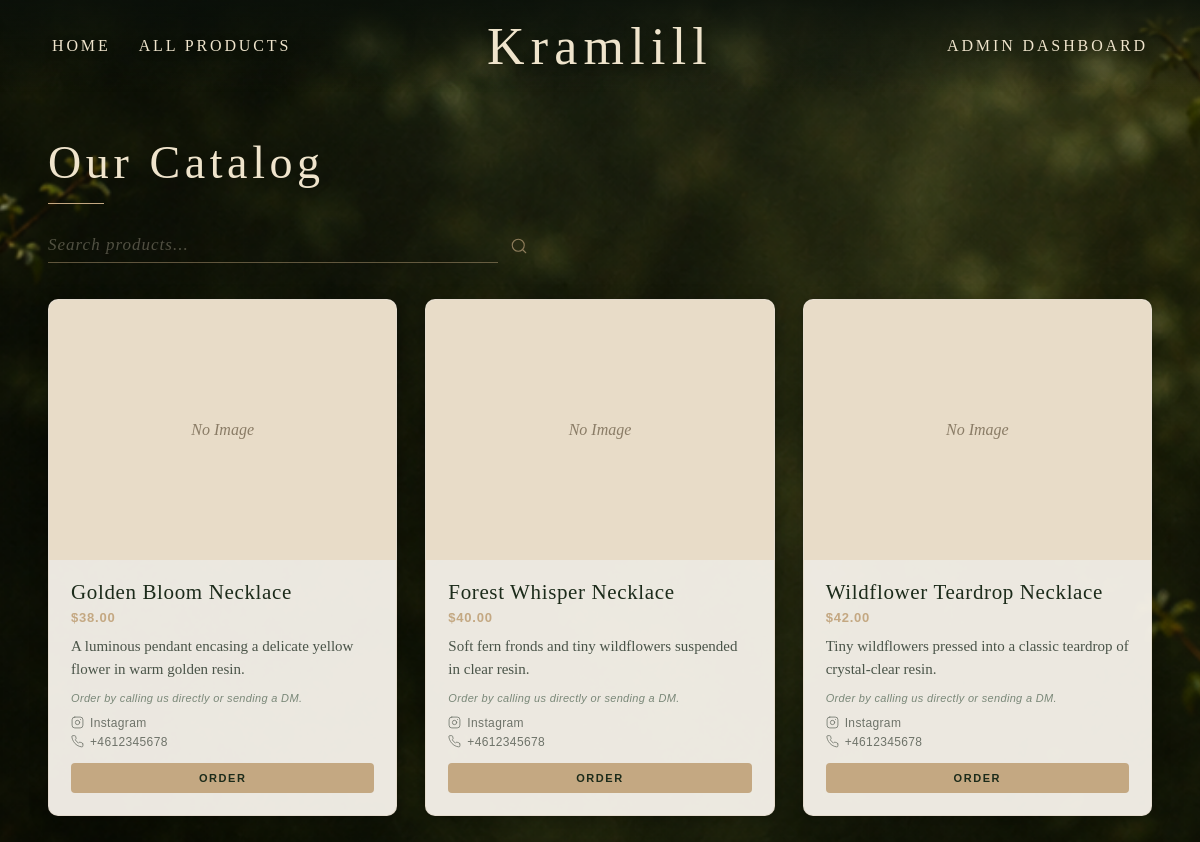
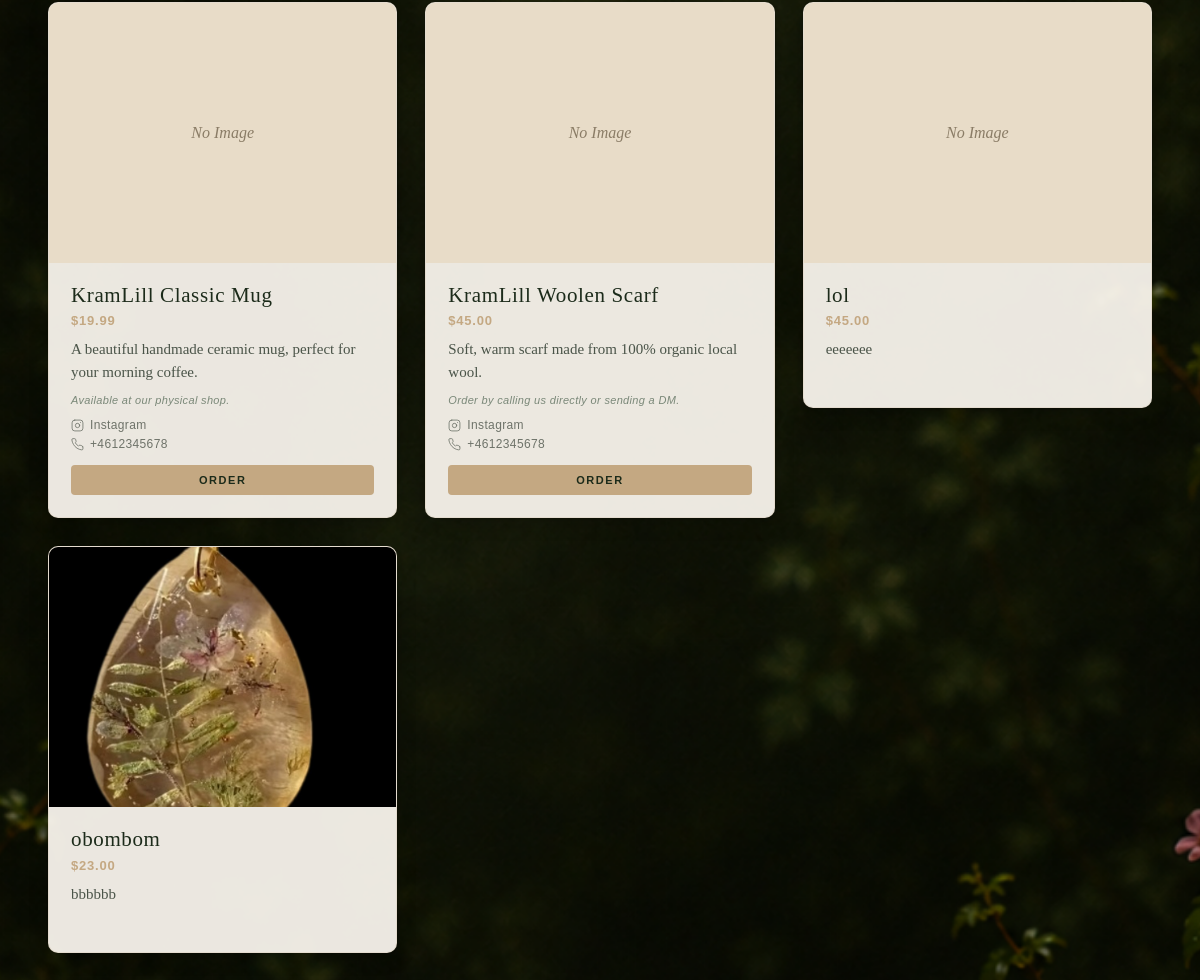
The page /products on the database as committed earlier (2 pictures, top to bottom).
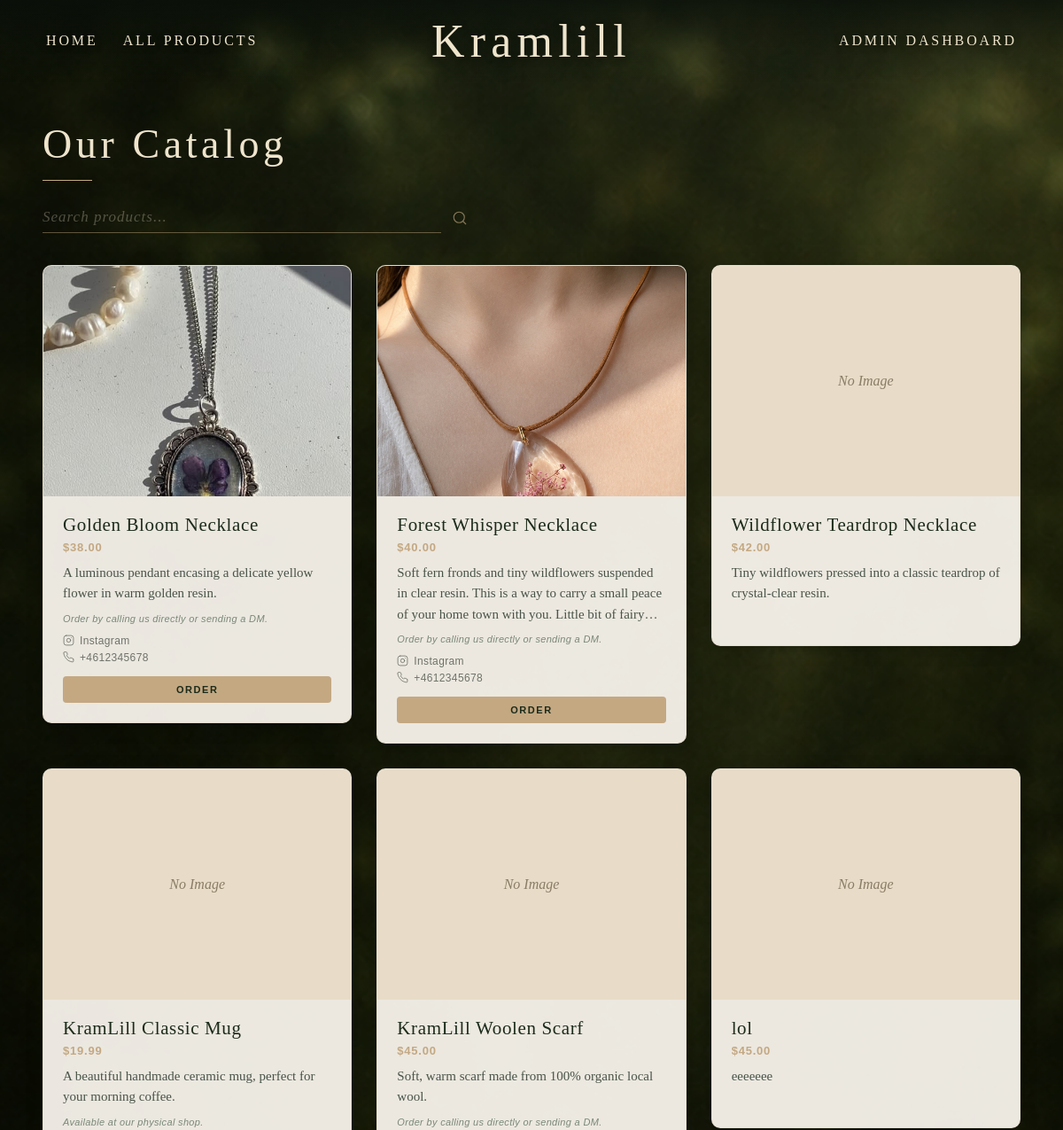
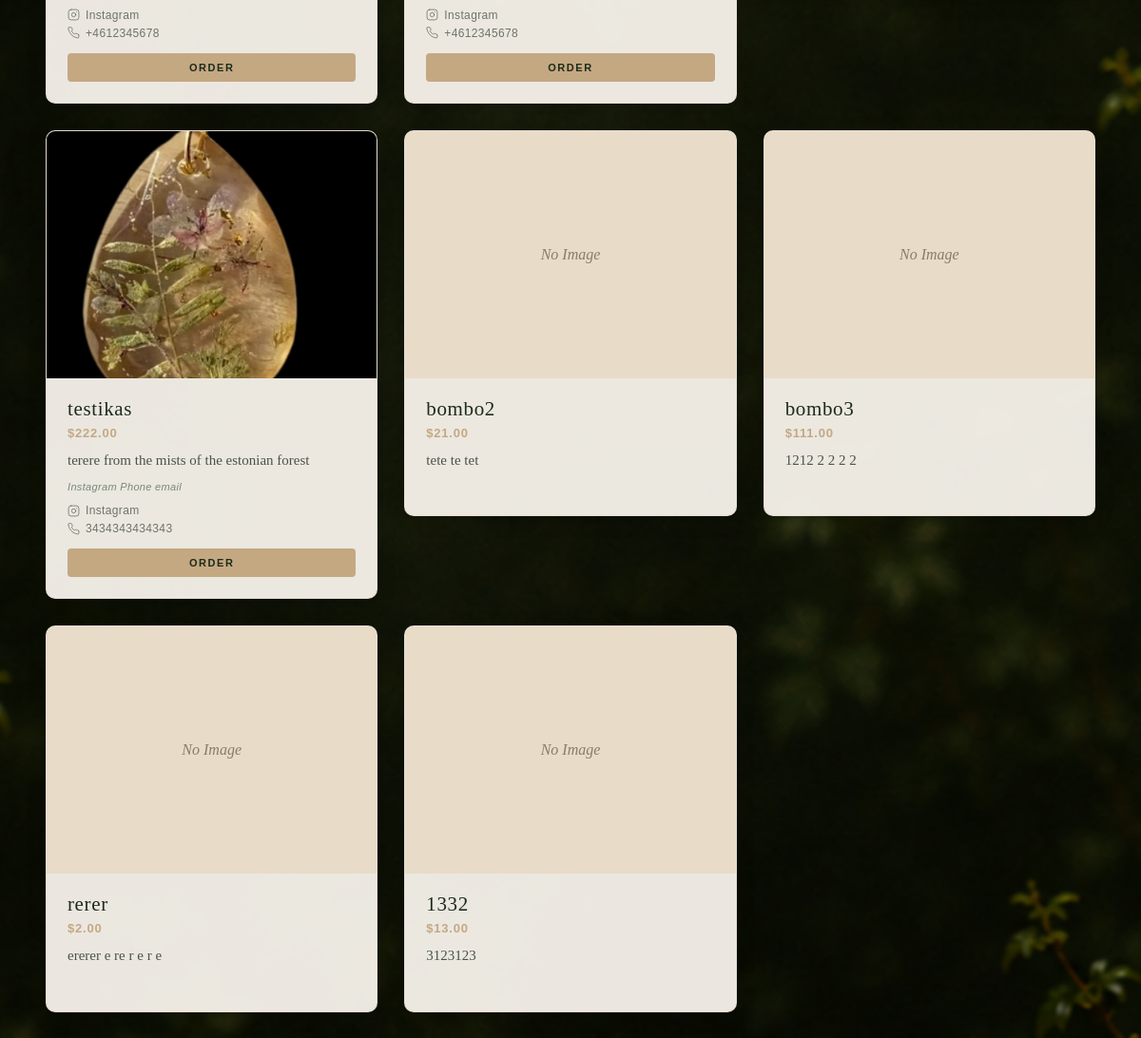
The same page on the database as committed later (2 pictures, top to bottom).
### backend/models.py (models this page shows, shortened)
class Product(db.Model):
    __tablename__ = 'products'
    id = db.Column(db.Integer, primary_key=True)
    name = db.Column(db.String(120), nullable=False)
    description = db.Column(db.Text, nullable=True)
    price = db.Column(db.Float, nullable=False)
    stock = db.Column(db.Integer, nullable=False, default=0)
    image_filename = db.Column(db.String(255), nullable=True)
    where_to_get = db.Column(db.Text, nullable=True)
    instagram_url = db.Column(db.String(255), nullable=True)
    phone = db.Column(db.String(50), nullable=True)
    category = db.Column(db.String(50), nullable=False, default='Normal')

### backend/app.py (the view)
@app.route('/products')
def products():
    search_query = request.args.get('search', '').strip()
    if search_query:
        all_products = Product.query.filter(
            (Product.name.like(f'%{search_query}%')) |
            (Product.description.like(f'%{search_query}%'))
        ).all()
    else:
        all_products = Product.query.all()
    return render_template('products.html', products=all_products, search=search_query)

### backend/app.py (called while the page is built)
@app.before_request
def csrf_protect():
    if 'csrf_token' not in session:
        session['csrf_token'] = secrets.token_hex(32)
    if request.method == 'POST':
        token = request.form.get('csrf_token')
        if not token or token != session.get('csrf_token'):
            abort(400, "CSRF token missing or invalid.")

@app.before_request
def check_ip_block():
    if request.path.startswith('/admin'):
        ip = get_client_ip()
        if BlockedIP.query.filter_by(ip_address=ip).first():
            abort(403, "Access denied: your IP address has been blocked by the administrator.")

@app.context_processor
def inject_csrf_token():
    return dict(csrf_token=session.get('csrf_token'))

### frontend/templates/products.html (shortened to what this page needs)
{% macro gallery_json(product) -%}
{%- set ns = namespace(urls=[]) -%}
{%- if product.image_filename -%}{%- set ns.urls = ns.urls + [url_for('static', filename='uploads/' + product.image_filename)] -%}{%- endif -%}
{%- for gi in product.gallery_images -%}{%- set ns.urls = ns.urls + [url_for('static', filename='uploads/' + gi.filename)] -%}{%- endfor -%}
{{- ns.urls | tojson -}}
{%- endmacro %}
<!DOCTYPE html>
<html lang="en">
<head>
    <link rel="stylesheet" href="{{ url_for('static', filename='css/style.css') }}">
</head>
<body>
    <header class="site-header">
        <nav class="nav-left desktop-nav">
            <a href="/" class="nav-link">Home</a>
            <a href="/products" class="nav-link" style="margin-left: 24px;">All Products</a>
        </nav>
        <a href="/" class="logo">Kramlill</a>
        <nav class="nav-right desktop-nav">
            <a href="/admin/dashboard" class="nav-link">Admin Dashboard</a>
        </nav>
    </header>
    <main class="products-main">
        <div class="products-header">
            <h1>Our Catalog</h1>
            <form method="GET" action="/products" class="search-form">
                <input type="text" name="search" placeholder="Search products..." value="{{ search }}" class="search-input">
                <button type="submit" class="search-btn" aria-label="Search">
                    <svg xmlns="http://www.w3.org/2000/svg" width="18" height="18" viewBox="0 0 24 24" fill="none" stroke="currentColor" stroke-width="1.5" stroke-linecap="round" stroke-linejoin="round"><circle cx="11" cy="11" r="8"/><line x1="21" y1="21" x2="16.65" y2="16.65"/></svg>
                </button>
            </form>
        </div>
        <div class="products-grid">
            {% for product in products %}
                <div class="product-card product-clickable"
                     data-name="{{ product.name }}"
                     data-price="{{ '%.2f'|format(product.price) }}"
                     data-description="{{ product.description or '' }}"
                     data-where="{{ product.where_to_get or '' }}"
                     data-instagram="{{ product.instagram_url or '' }}"
                     data-phone="{{ product.phone or '' }}"
                     data-gallery='{{ gallery_json(product) }}'>
                    <div class="pc-image-wrap">
                        {% if product.image_filename %}
                            <img src="{{ url_for('static', filename='uploads/' + product.image_filename) }}" alt="{{ product.name }}">
                        {% else %}
                            <div class="pc-no-image">No Image</div>
                        {% endif %}
                    </div>
                    <div class="pc-body">
                        <h3 class="pc-name">{{ product.name }}</h3>
                        <p class="pc-price">${{ "%.2f"|format(product.price) }}</p>
                        {% if product.description %}
                            <p class="pc-desc">{{ product.description }}</p>
                        {% endif %}
                        {% if product.where_to_get %}
                            <p class="pc-where">{{ product.where_to_get }}</p>
                        {% endif %}
                        <div class="pc-links">
                            {% if product.instagram_url %}
                                <a href="{{ product.instagram_url }}" target="_blank" class="pc-link-item" onclick="event.stopPropagation()">
                                    <span>Instagram</span>
                                </a>
                            {% endif %}
                            {% if product.phone %}
                                <a href="tel:{{ product.phone }}" class="pc-link-item" onclick="event.stopPropagation()">
                                    <span>{{ product.phone }}</span>
                                </a>
                            {% endif %}
                        </div>
                        {% if product.phone %}
                            <a href="tel:{{ product.phone }}" class="pc-order" onclick="event.stopPropagation()">Order</a>
                        {% endif %}
                    </div>
                </div>
            {% else %}
                <p class="pc-empty">No products available yet.</p>
            {% endfor %}
        </div>
    </main>
</body>
</html>

### frontend/static/css/style.css (style rules this page uses)
body { font-family: 'Cormorant Garamond', Georgia, serif; margin: 0; padding: 0; background-color: var(--forest-green); color: var(--dark-text); }
.site-header { position: absolute; top: 0; left: 0; width: 100%; height: 92px; z-index: 20; display: grid; grid-template-columns: 1fr auto 1fr; align-items: center; padding: 0 52px; box-sizing: border-box; background: linear-gradient(to bottom, rgba(10, 16, 10, 0.82) 0%, rgba(10, 16, 10, 0.0) 100%); }
.logo { grid-column: 2; font-family: 'Cormorant Garamond', Georgia, serif; font-size: 52px; font-weight: 400; color: var(--cream-gold); letter-spacing: 0.12em; text-shadow: 0 2px 10px rgba(0, 0, 0, 0.4); text-decoration: none; transition: color 0.3s ease; }
.nav-left { grid-column: 1; justify-self: start; }
.nav-right { grid-column: 3; justify-self: end; display: flex; gap: 56px; }
.nav-link { font-family: 'Cormorant Garamond', Georgia, serif; color: var(--cream-gold); text-decoration: none; font-size: 16px; font-weight: 500; letter-spacing: 0.18em; text-transform: uppercase; text-shadow: 0 2px 8px rgba(0, 0, 0, 0.45); transition: color 0.3s ease, transform 0.3s ease; }
.product-clickable { cursor: pointer; }

Rows that differ between the two databases and show on the page:
changed Product "Golden Bloom Necklace": image_filename: picture added; no longer shows "No Image"
changed Product "Forest Whisper Necklace": image_filename: picture added; description "Soft fern fronds and tiny wildflowers suspended in clear resin." → "Soft fern fronds and tiny wildflowers suspended in clear resin. This is a way to carry a small peace of your home town with you. Little bit of…"; no longer shows "No Image"
changed Product "Wildflower Teardrop Necklace": where_to_get "Order by calling us directly or sending a DM." → (not shown); phone "+4612345678" → (not shown)
changed Product: name "obombom" → "testikas"; price "23.00" → "222.00"; description "bbbbbb" → "terere from the mists of the estonian forest"; where_to_get (not shown) → "Instagram Phone email"; phone (not shown) → "3434343434343"
added Product: shows "No Image", name "bombo2", price "21.00", description "tete te tet"
added Product: shows "No Image", name "bombo3", price "111.00", description "1212 2 2 2 2"
added Product: shows "No Image", name "rerer", price "2.00", description "ererer e re r e r e"
added Product: shows "No Image", name "1332", price "13.00", description "3123123"
